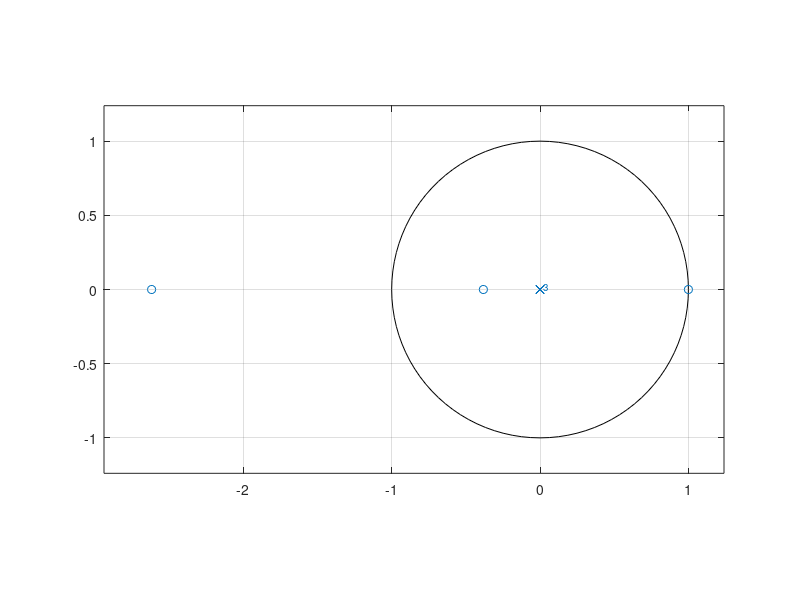

This figure's MATLAB source: (Note: this script raises an error after producing the figure.)
close all
clear all
w=0:3;
b=[1 2 -2 -1] ;
a=[1];
zplane(b,a);
l=length(b);
x=ones(1,l);
[h]=filter(b,a,x);
figure
subplot 311
plot(w,abs(h))
xlabel('w')
ylabel('Magnitude')
title('Frequency Response')
subplot 312
plot(w,angle(h))
xlabel('w')
ylabel('Phase')
title('Phase Response')
subplot 313
grpdelay(b,a)
